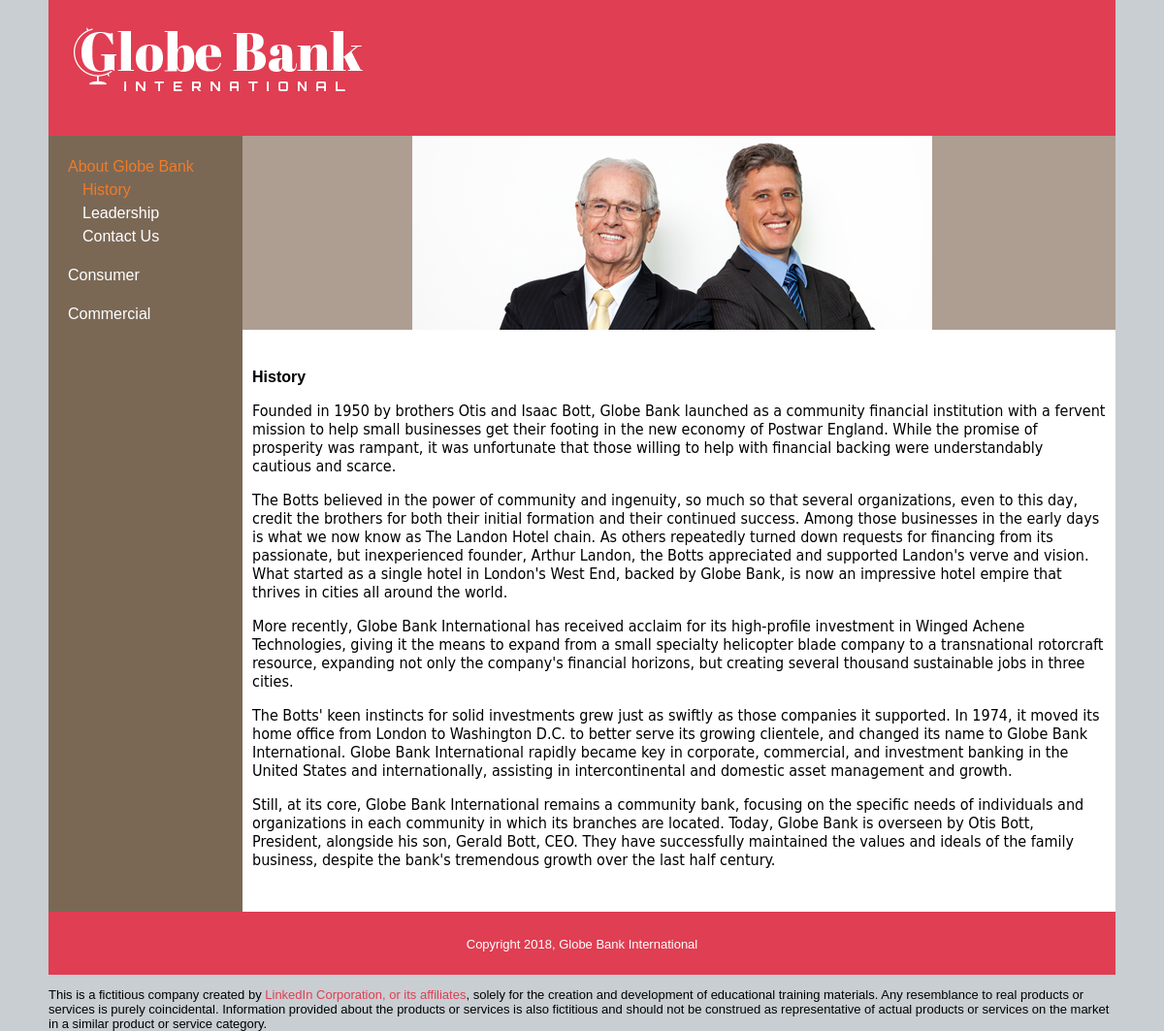
The page /index.php?subject_id=1 on the database its author committed.
### tables this page shows
CREATE TABLE `subjects` (
  `id` int(11) NOT NULL,
  `menu_name` varchar(255) DEFAULT NULL,
  `position` int(3) DEFAULT NULL,
  `visible` tinyint(1) DEFAULT NULL
);

CREATE TABLE `pages` (
  `id` int(11) NOT NULL,
  `subject_id` int(11) NOT NULL,
  `page_name` varchar(255) DEFAULT NULL,
  `position` int(3) DEFAULT NULL,
  `visible` tinyint(4) NOT NULL DEFAULT '1',
  `content` text NOT NULL
);

### private/functions.php (called while the page is built, shortened)
<?php
function url_for($script_path) {
    if ($script_path[0] != '/') {
        $script_path = "/" . $script_path;
    }
    return WWW_ROOT . $script_path;
}
function u($string = "") {
    return urlencode($string);
}
function h($string = "") {
    return htmlspecialchars($string);
}

### private/query_functions.php (called while the page is built, shortened)
<?php
function find_all_subjects($options = []) {
    global $db;
    $visible = $options['visible'] ?? false;
    $sql = "SELECT * FROM subjects ";
    if ($visible) {
        $sql .= "WHERE visible = true ";
    }
    $sql .= "ORDER BY position ASC";
    $result = mysqli_query($db, $sql);
    return $result;
}
function find_subject_by_id($id, $options = []) {
    global $db;
    $visible = $options['visible'] ?? false;
    $sql = "SELECT * FROM subjects ";
    $sql .= "WHERE id='" . db_escape($db, $id) . "' ";
    if ($visible) {
        $sql .= "AND visible = true";
    }
    $result = mysqli_query($db, $sql);
    $subject = mysqli_fetch_assoc($result);
    return $subject;
}
function find_pages_by_subject_id($subject_id, $options = []) {
    global $db;
    $visible = $options['visible'] ?? false;
    $sql = "SELECT * FROM pages ";
    $sql .= "WHERE subject_id='" . db_escape($db, $subject_id) . "' ";
    if ($visible) {
        $sql .= "AND visible = true ";
    }
    $sql .= "ORDER BY position ASC";
    $result = mysqli_query($db, $sql);
    return $result;
}

### private/database.php (called while the page is built, shortened)
<?php
function db_escape($connection, $string) {
    return mysqli_real_escape_string($connection, $string);
}

### public/index.php (the view, shortened to what this page needs)
<?php require_once('../private/initialize.php'); ?>
<?php
$preview = false;
$visible = !$preview;
if (isset($_GET['id'])) {
    $page_id = $_GET['id'];
    $page = find_page_by_id($page_id, ['visible' => $visible]);
    if (!$page) {
        redirect_to(url_for('/index.php'));
    }
    $subject_id = $page['subject_id'];
    $subject = find_subject_by_id($subject_id, ['visible' => $visible]);
    if (!$subject) {
        redirect_to(url_for('/index.php'));
    }
} elseif (isset($_GET['subject_id'])) {
    $subject_id = $_GET['subject_id'];
    $page_set = find_pages_by_subject_id($subject_id, ['visible' => $visible]);
    $page = mysqli_fetch_assoc($page_set);
    $page_id = $page['id'];
} else {
}
?>
<?php include(SHARED_PATH . '/public_header.php'); ?>
<div id="main">
    <?php include(SHARED_PATH . '/public_navigation.php'); ?>
    <div id="page">
        <?php
        if (isset($page)) {
            $allowed_tags = '<div><img><h1><h2><p><br><strong><em><ul><li>';
            echo strip_tags($page['content'], $allowed_tags);
        } else {
            include(SHARED_PATH . '/static_homepage.php');
        }
        ?>
    </div>
</div>
<?php include(SHARED_PATH . '/public_footer.php'); ?>

### private/shared/public_header.php (shortened to what this page needs)
<!doctype html>
<html lang="en">
    <head>
        <link rel="stylesheet" media="all" href="<?php echo url_for('/stylesheets/public.css'); ?>" />
    </head>
    <body>
        <header>
            <h1>
                <a href="<?php echo url_for('/index.php'); ?>">
                    <img src="<?php echo url_for('/images/gbi_logo.png'); ?>" width="298" height="71" alt="" />
                </a>
            </h1>
        </header>

### private/shared/public_navigation.php (shortened to what this page needs)
<?php
$page_id = $page_id ?? '';
$subject_id = $subject_id ?? '';
$visible = $visible ?? true;
?>
<navigation>
    <?php $nav_subjects = find_all_subjects(['visible' => $visible]); ?>
    <ul class="subjects">
        <?php while ($nav_subject = mysqli_fetch_assoc($nav_subjects)) { ?>
            <li class="<?php
            if ($nav_subject['id'] == $subject_id) {
                echo 'selected';
            }
            ?>">
                <a href="<?php echo url_for('index.php?subject_id=' . h(u($nav_subject['id']))); ?>">
                    <?php echo h($nav_subject['menu_name']); ?>
                </a>
                <?php if ($nav_subject['id'] == $subject_id) { ?>
                    <?php $nav_pages = find_pages_by_subject_id($nav_subject['id'], ['visible' => $visible]); ?>
                    <ul class="pages">
                        <?php while ($nav_page = mysqli_fetch_assoc($nav_pages)) { ?>
                            <li class="<?php
                            if ($nav_page['id'] == $page_id) {
                                echo 'selected';
                            }
                            ?>">
                                <a href="<?php echo url_for('index.php?id=' . h(u($nav_page['id']))); ?>">
                                    <?php echo h($nav_page['page_name']); ?>
                                </a>
                            </li>
                        <?php }    ?>
                    </ul>
                <?php }    ?>
            </li>
        <?php }    ?>
    </ul>
</navigation>

### private/shared/public_footer.php (shortened to what this page needs)
<footer>
    <p>Copyright <?php echo date('Y'); ?>, Globe Bank International </p>
</footer>
<p>This is a fictitious company created by <a href="http://linkedin.com">LinkedIn Corporation, or its affiliates</a>, solely for the creation and development of educational training materials. Any resemblance to real products or services is purely coincidental. Information provided about the products or services is also fictitious and should not be construed as representative of actual products or services on the market in a similar product or service category.</p>
</body>
</html>

### public/stylesheets/public.css (style rules this page uses)
html { height: 100%; width: 100%; }
body { width: 1100px; height: 100%; margin: auto; border: 0; font-family: Verdana, Arial, Helvetica, sans-serif; font-size: 13px; line-height: 15px; background: #c8ced2; }
header { height: 140px; width: 1100px; margin: 0; padding: 0; text-align: left; background: #e03e52; color: #FFFFFF; }
header h1 { padding: 1em; margin: 0; }
#main { width: 1100px; height: 100%; min-height: 800px; margin: 0; padding: 0; background: #c8ced2; }
footer { clear: both; height: 3em; margin: 0; padding: 1em; text-align: center; background: #e03e52; color: #FFFFFF; }
navigation { float: left; width: 200px; height: 100%; background: #7a6855; }
navigation a { color: #FFFFFF; text-decoration: none; }
a { color: #E03E52; text-decoration: none }
ul.subjects { margin-top: 20px; margin-left: 20px; padding: 0; list-style: none; }
ul.subjects > li { margin-bottom: 1em; }
ul.pages { margin-left: 15px; padding: 0; list-style: none; font-weight: normal; }
.selected > a { color: #f07b27; font-style: normal; }
navigation li { font-size: 16px; line-height: 1.5em; }
#hero-image { float: left; margin-bottom: 40px; padding: 0; height: 200px; width: 900px; }
#page { float: right; width: 900px; height: 100%; padding-left: 0; vertical-align: top; background: #ffffff; }
#page h1 { font-size: 16px; color: #000000; line-height: normal; }
#page p { font-family: "Gill Sans", "Gill Sans MT", "Myriad Pro", "DejaVu Sans Condensed", Helvetica, Arial, "sans-serif"; font-size: 12px; color: #000000; padding: 0px; line-height: normal; }
#content { margin-top: 0px; margin-left: 10px; margin-right: 10px; }
#content p { font-size: 16px; line-height: normal; }

### rows shown on the page
subjects: menu_name "About Globe Bank"
pages: page_name "History", content (picture), content "History Founded in 1950 by brothers Otis and Isaac Bott, Globe Bank launched as a community financial institution with a fervent mission to help small businesses get their footing in the new economy of Postwar England. While the promise of prosperity was rampant, it was unfortunate that those willing to help with financial backing were understandably cautious and scarce. The Botts believed in the power of community and ingenuity, so much so that several organizations, even to this day, credit the brothers for both their initial formation and their continued success. Among those businesses in the early days is what we now know as The Landon Hotel chain. As others repeatedly turned down…"
pages: page_name "Leadership"
pages: page_name "Contact Us"
subjects: menu_name "Consumer"
subjects: menu_name "Commercial"
